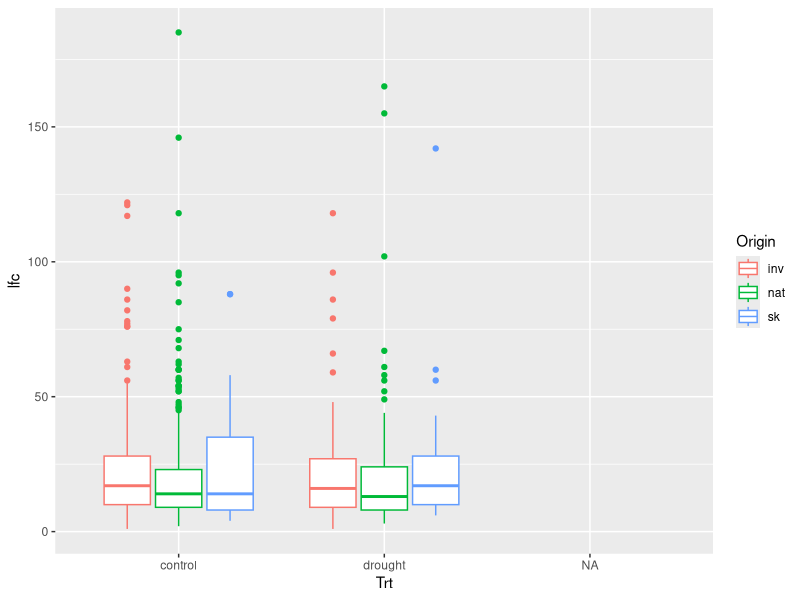
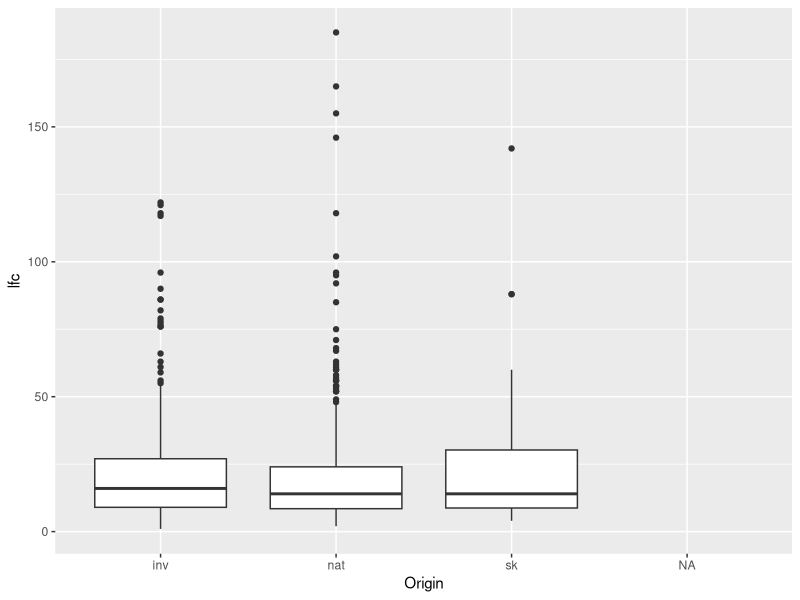

R code for these plots, in order: (Note: this script raises an error after producing the figures.)
#Fr data
#graphs for the looking

#see FrSkdata_format.R for data formatting, and Fr_lmer.R for modeling descriptions

#read
FrdatSK<- read.table("FrTraitClimDat_SK.txt", header=T, sep="\t",quote='"', row.names=1)
Frdatsk.l<- read.table("FrTraitClimDat_SK_long.txt", header=T, sep="\t",quote='"', row.names=1)

library(lme4)
library(lsmeans)
library(ggplot2)
library(plyr)

str(FrdatSK)
FrdatSK$Mom <- as.factor(FrdatSK$Mom)

#PLOT ALL THE THINGS!
ggplot(data=Frdatsk.l[Frdatsk.l$lfc<200,], aes(y=lfc, x=Trt, color=Origin))+geom_boxplot()
ggplot(data=Frdatsk.l[Frdatsk.l$lfc<200,], aes(y=lfc, x=Origin))+geom_boxplot()


# list <- names(FrdatSK[c(8:26,36:55)])
# plot.ts(FrdatSK[,c(8:26,36:55)]) #break up in to 10s?



dfplot <- function(data.frame){
    df <- data.frame
    ln <- length(names(data.frame))
    for(i in 1:ln){
      mname <- substitute(df[,i])
      if(is.factor(df[,i])){
        plot(df[,i],main=names(df)[i])}
      else{hist(df[,i],main=names(df)[i])}
    }
}
dfplot(FrdatSK)

dfplot2 <- function(data.frame){
  df <- data.frame
  ln <- length(names(data.frame))
  for(i in 1:ln){
    mname <- substitute(df[,i])
    if(is.factor(df[,i])){
      plot(df[,i],main=names(df)[i])}
    else{plot(df$Origin, df[,i],main=names(df)[i])}
  }
}

par(ask=TRUE)

dfplot2(FrdatSK[,c(1:7,49,52)])
dfplot2(Frdatsk.l[,c(1:7,28,30,31)])
dfplot2(frend[,c(1:7,8,10,15,21,24)])


par(ask=F)

#DK only
subset(FrdatSK, Origin%in%c("inv", "nat"))
